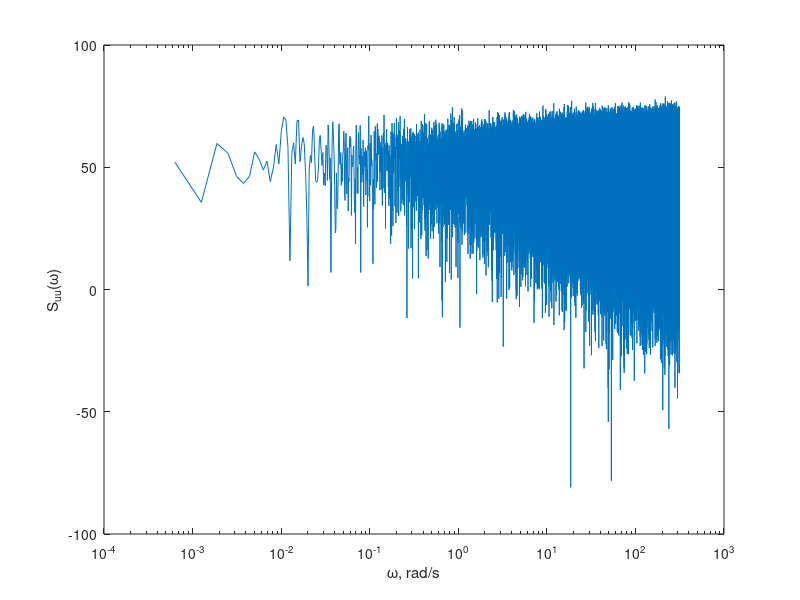
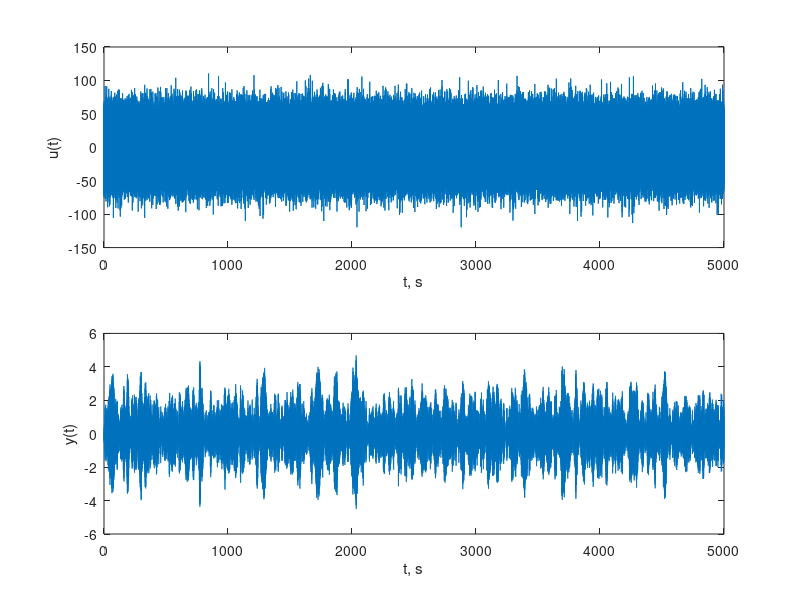
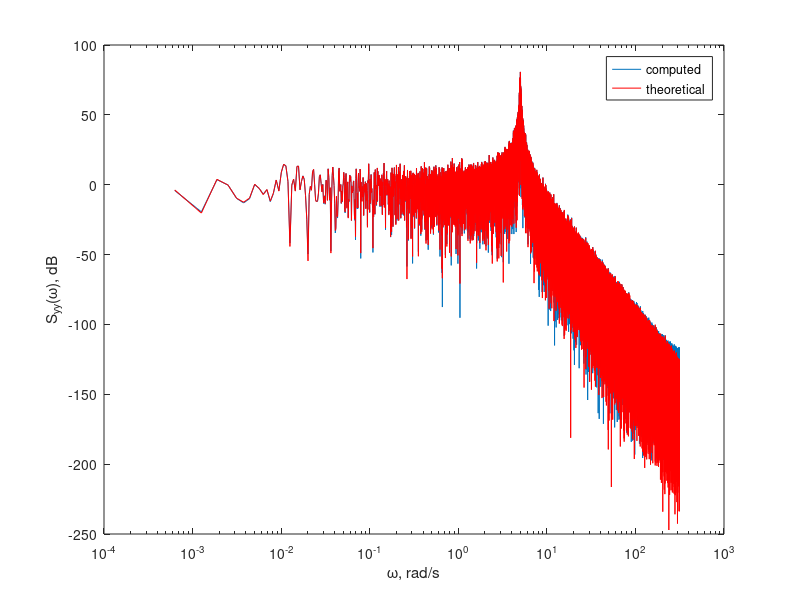
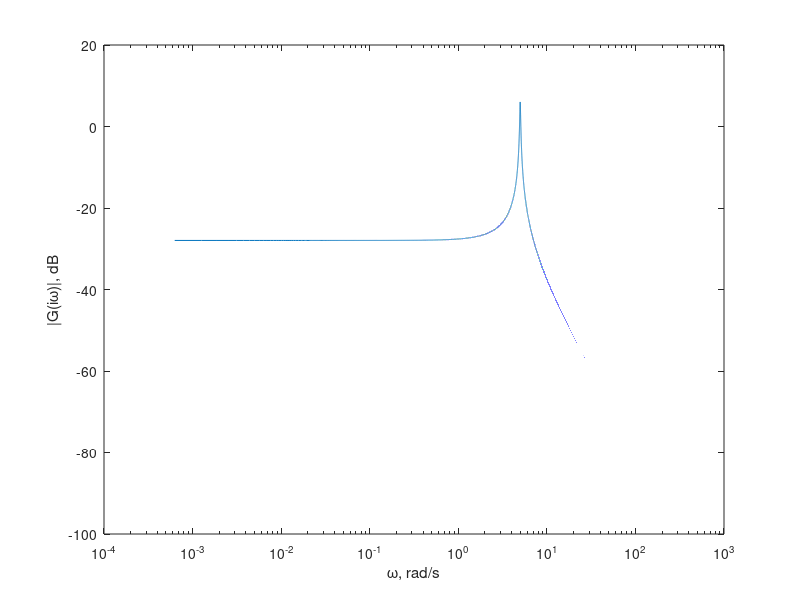

Here is the MATLAB script that generated these plots, in order: (Note: this script raises an error after producing the figures.)
% fatigue_failure.m

clc;
clear all;
close all;

% create linear system
m = 1;
c = .1;
k = 25;
G = tf(1,[m c k]);

% create Gaussian white noise input
dt = .01;
N = 500000;
t = linspace(0,(N-1)*dt,N);
S0 = 1;
u = randn(N,1)*sqrt(2*pi*S0/dt);

% plot S_uu
R_uu = xcorr(u,'biased');
S_uu = fftshift(fft(R_uu));
Eu2 = R_uu(N)
Eu2a = mean(u.^2)
Eu2b = mean(abs(S_uu))
w = linspace(-pi/dt,pi/dt,2*N-1);
ind = w > 0;
figure;
semilogx(w(ind),20*log10(abs(S_uu(ind))));
ylabel('S_{uu}(\omega)');
xlabel('\omega, rad/s');

% simulate system with input u, plot input vs. output
y = lsim(G,u,t);
figure;
h1 = subplot(2,1,1);
plot(t,u);
ylabel('u(t)');
xlabel('t, s');
h2 = subplot(2,1,2);
plot(t,y);
ylabel('y(t)');
xlabel('t, s');
linkaxes([h1 h2],'x');

% plot S_yy from simulation output
R_yy = xcorr(y,'biased');
S_yy = fftshift(fft(R_yy));
figure;
semilogx(w(ind),20*log10(abs(S_yy(ind))));
ylabel('S_{yy}(\omega), dB');
xlabel('\omega, rad/s');

% plot S_yy from theory
[mag,phs] = bode(G,w);
S_yy_theory = squeeze(mag).^2.*S_uu;
hold on;
semilogx(w(ind),20*log10(abs(S_yy_theory(ind))),'r');
ylabel('S_{yy}(\omega), dB');
xlabel('\omega, rad/s');
legend('computed','theoretical');

% Bode magnitude plot of G
figure;
semilogx(w(ind),20*log10(squeeze(mag(ind))));
ylabel('|G(i\omega)|, dB');
xlabel('\omega, rad/s');

% mean-square of output
Ey2 = R_yy(N)
Ey2a = mean(y.^2)
Ey2_theory = pi/(c*k)

% find (positive) peaks in y(t) and plot their magnitude distribution
[pks,locs] = findpeaks(y);
locs = locs(pks>0);
pks = pks(pks>0);
figure;
[nelements,centers] = hist(pks,50);
bar(centers,nelements/sum(nelements)/(centers(2)-centers(1)),'FaceColor',[.7 .7 1]);	% normalize histogram so its total area = 1

% add Rayleigh distribution curve
xlims = get(gca,'XLim');
x = linspace(xlims(1),xlims(2),101);
Ray_dist = (x/Ey2a).*exp(-x.^2/(2*Ey2a));
hold on;
plot(x,Ray_dist,'r--');
ylabel('Probability');
xlabel('Peak magnitude');

% plot accumulated damage
b = 0.25;
c = 10000;
D = cumsum(pks.^b)/c;
D_theory = (sqrt(k/m)/(2*pi*c)*sqrt(2*Ey2a)^b*gamma((b+2)/2))*t(locs);
t_L = 1/(sqrt(k/m)/(2*pi*c)*sqrt(2*Ey2a)^b*gamma((b+2)/2))
figure;
plot(t(locs),D,t(locs),D_theory,'r--');
ylabel('Damage');
xlabel('t, s');
